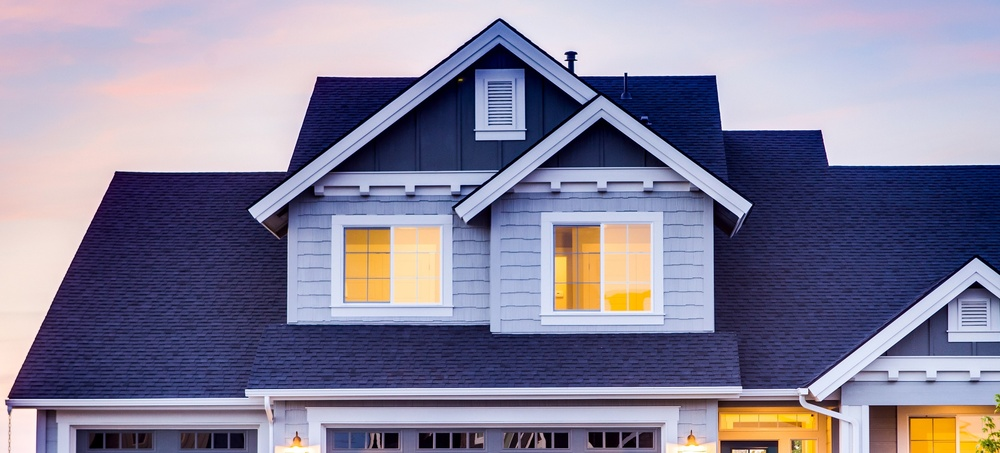
%> input picture matlab/Images/house.jpg, 1000 x 453 px, shrunk from 3691 x 1671 before the run
$ octave EdgeDetection.m   (GNU Octave 9; MATLAB toolbox functions it lacks are replaced by stand-ins)
%> lines starting %> are read from the running program, lines starting %| are printed output that depends on the picture; in (x1, y1, x2, y2) boxes, pixels count from 0 and x2, y2 are one past the last pixel; in counts of white or black regions, pixels touching at a corner belong together; the program's own positions count from 1
%EDGE DETECTION
a=imread('D:/Quick access/Desktop/matlab/house.jpg');
%> a is the input picture: size 453x1000x3 uint8; mean R, G, B 135.5, 131.2, 154.8
imshow(a);
f=rgb2gray(a);
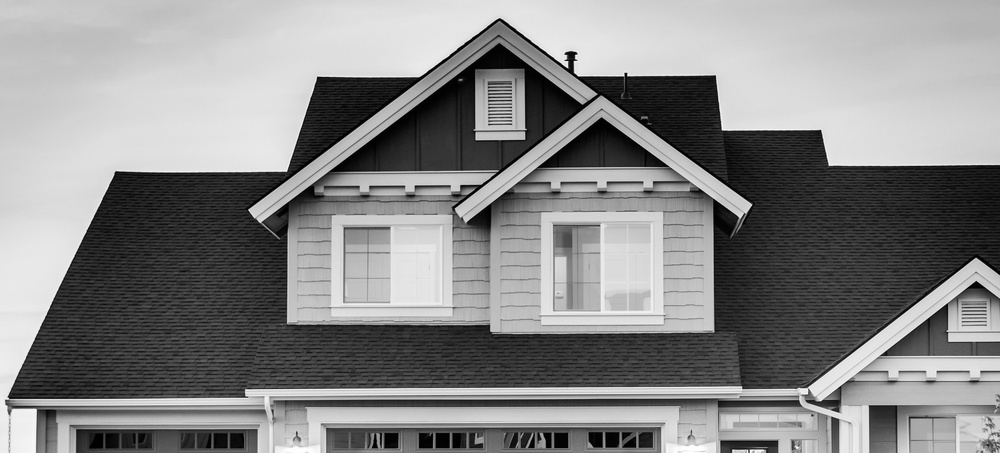
%> f: size 453x1000 uint8; min 0, max 255, mean 135.2
figure,imshow(f);
[g,t]=edge(f,'sobel','vertical');
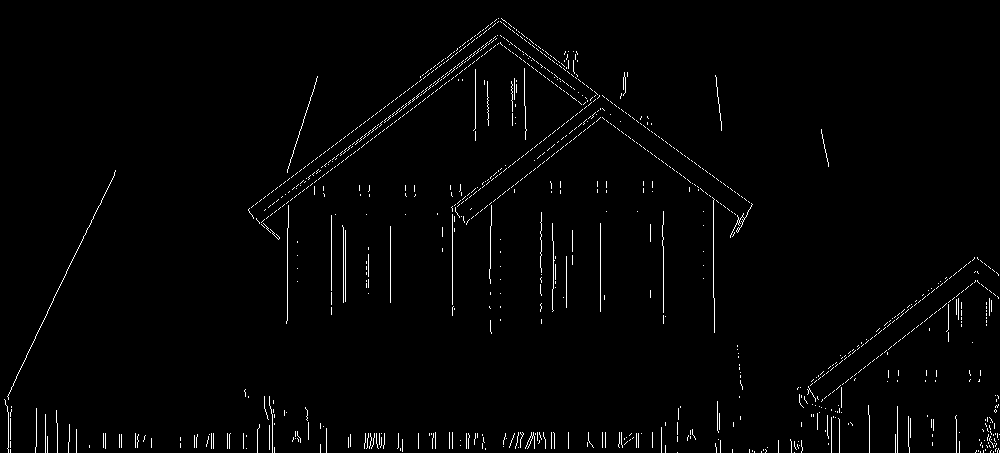
%> g: size 453x1000 logical; 1.5% white in thin lines or dots
%> t = 0.07
figure,subplot(3,1,1);
imshow(g);
[g,t]=edge(f,'sobel','horizontal');
%> g: size 453x1000 logical; 2.9% white in thin lines or dots
%> t = 0.118
subplot(3,1,2);
imshow(g);
[g,t]=edge(f,'sobel','both');
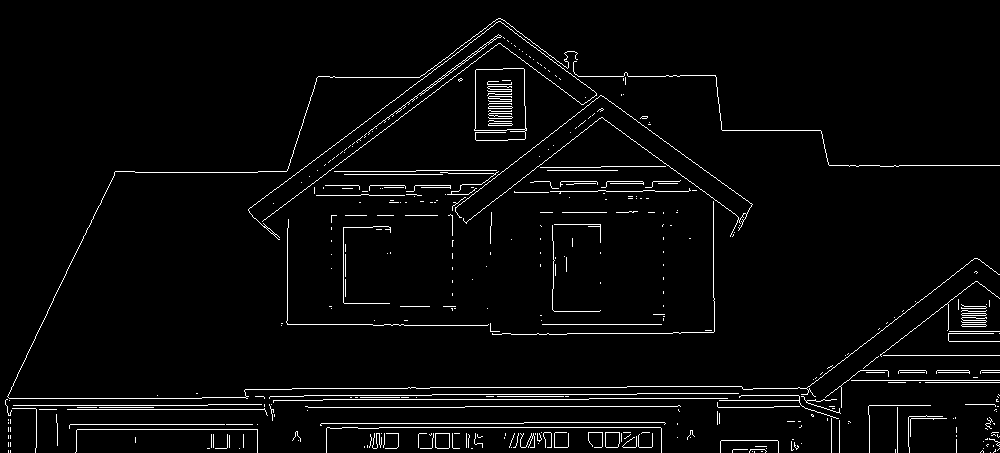
%> g: size 453x1000 logical; 3.2% white in thin lines or dots
%> t = 0.137
subplot(3,1,3);
imshow(g);
[g,t]=edge(f,'prewitt','vertical');
%> g: size 453x1000 logical; 1.5% white in thin lines or dots
%> t = 0.0681
figure,subplot(3,1,1);
imshow(g);
[g,t]=edge(f,'prewitt','horizontal');
%> g: size 453x1000 logical; 2.9% white in thin lines or dots
%> t = 0.117
subplot(3,1,2);
imshow(g);
[g,t]=edge(f,'prewitt','both');
%> g: size 453x1000 logical; 3.2% white in thin lines or dots
%> t = 0.135
subplot(3,1,3);
imshow(g);
[g,t]=edge(f,'roberts','vertical');
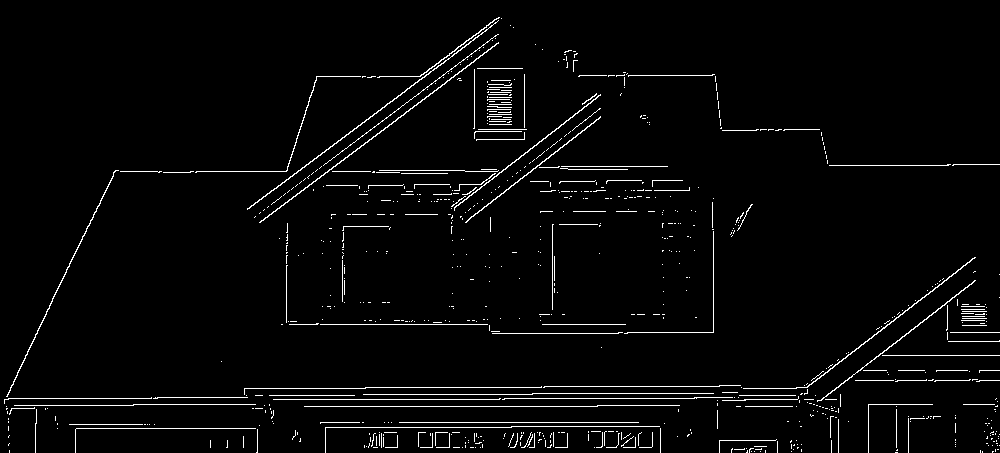
%> g: size 453x1000 logical; 2.9% white in thin lines or dots
%> t = 0.123
figure,subplot(3,1,1);
imshow(g);
[g,t]=edge(f,'roberts','horizontal');
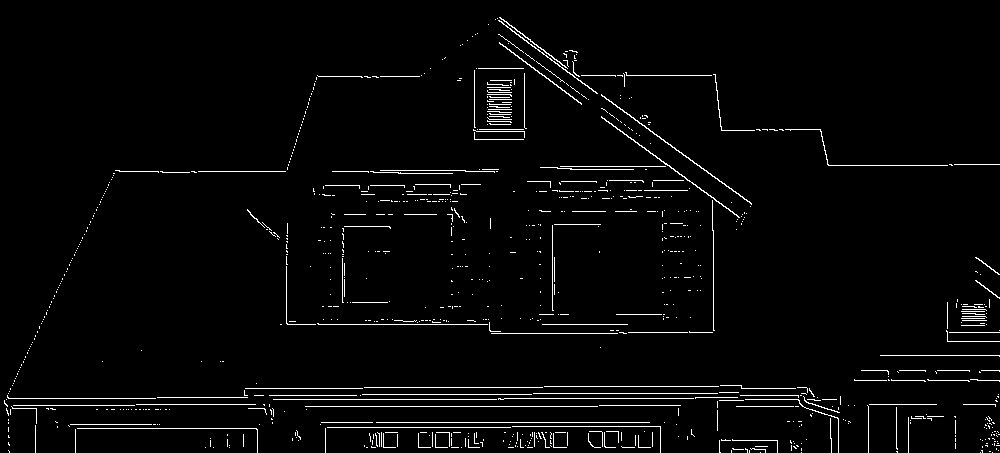
%> g: size 453x1000 logical; 2.7% white in thin lines or dots
%> t = 0.113
subplot(3,1,2);
imshow(g);
[g,t]=edge(f,'roberts','both');
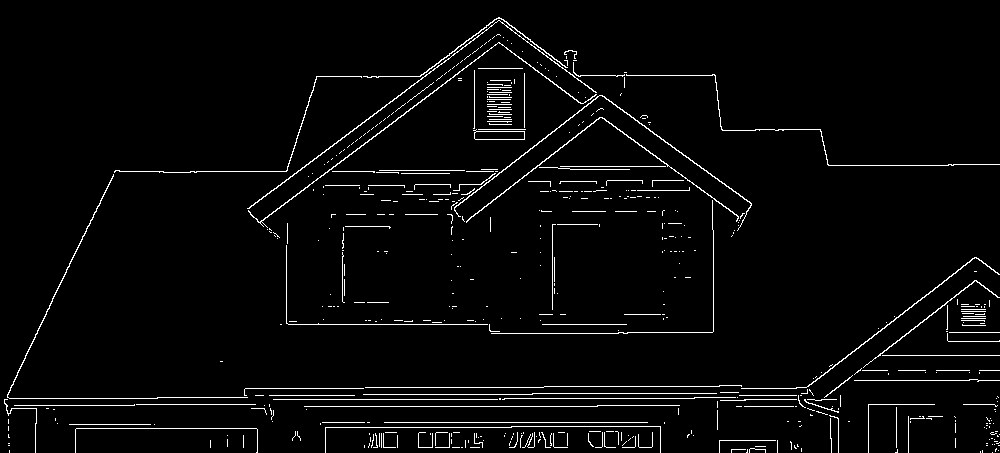
%> g: size 453x1000 logical; 3.1% white in thin lines or dots
%> t = 0.167
subplot(3,1,3);
imshow(g);
[g,t]=edge(f,'canny','vertical');
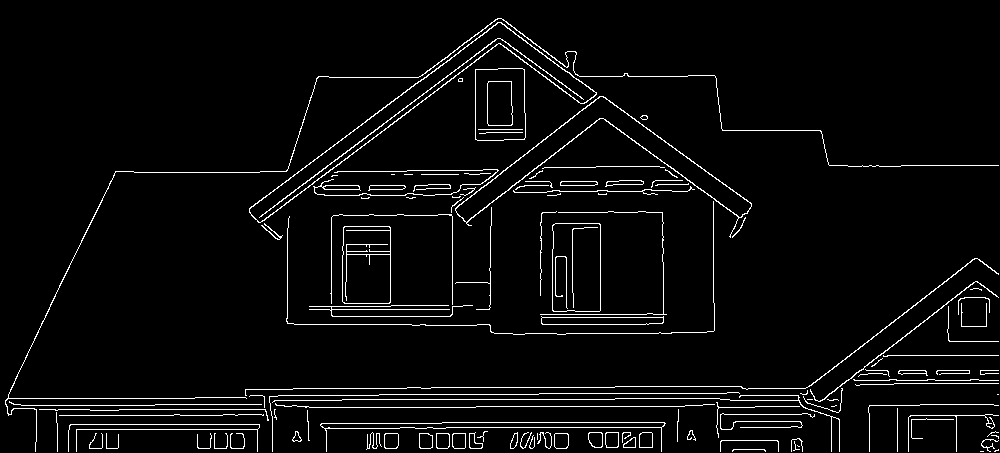
%> g: size 453x1000 logical; 4% white in thin lines or dots
%> t = [0.104 0.26]
figure,subplot(3,1,1);
imshow(g);
[g,t]=edge(f,'canny','horizontal');
subplot(3,1,2);
imshow(g);
[g,t]=edge(f,'canny','both');
subplot(3,1,3);
imshow(g);

$ run again, with matlab/Images/point.JPG copied over matlab/Images/house.jpg
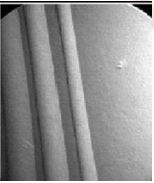
%> input picture matlab/Images/point.JPG, 154 x 183 px
%> a is the input picture: size 183x154x3 uint8; mean R, G, B 142.7, 142.6, 142.6
%> `[g,t]=edge(f,'sobel','vertical');`:
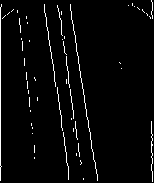
%> g: size 183x154 logical; 3.2% white in thin lines or dots
%> `[g,t]=edge(f,'sobel','vertical');`: t = 0.0715
%> `[g,t]=edge(f,'sobel','horizontal');`: t = 0.133
%> `[g,t]=edge(f,'sobel','both');`: t = 0.151
%> `[g,t]=edge(f,'prewitt','vertical');`: t = 0.071
%> `[g,t]=edge(f,'prewitt','horizontal');`: t = 0.132
%> `[g,t]=edge(f,'prewitt','both');`: t = 0.15
%> `[g,t]=edge(f,'roberts','vertical');`: t = 0.134
%> `[g,t]=edge(f,'roberts','horizontal');`: t = 0.138
%> `[g,t]=edge(f,'roberts','both');`: t = 0.192
%> `[g,t]=edge(f,'canny','vertical');`:
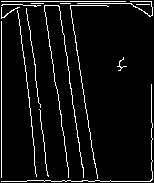
%> g: size 183x154 logical; 6.1% white in thin lines or dots
%> `[g,t]=edge(f,'canny','vertical');`: t = [0.0743 0.186]
